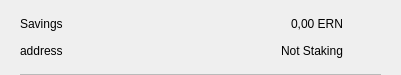
<?xml version="1.0" encoding="UTF-8"?>
<ui version="4.0">
 <class>CSRow</class>
 <widget class="QWidget" name="CSRow">
  <property name="geometry">
   <rect>
    <x>0</x>
    <y>0</y>
    <width>401</width>
    <height>75</height>
   </rect>
  </property>
  <property name="windowTitle">
   <string>Form</string>
  </property>
  <layout class="QVBoxLayout" name="verticalLayout">
   <property name="spacing">
    <number>0</number>
   </property>
   <property name="leftMargin">
    <number>20</number>
   </property>
   <property name="topMargin">
    <number>10</number>
   </property>
   <property name="rightMargin">
    <number>20</number>
   </property>
   <property name="bottomMargin">
    <number>0</number>
   </property>
   <item>
    <widget class="QWidget" name="info" native="true">
     <property name="minimumSize">
      <size>
       <width>0</width>
       <height>0</height>
      </size>
     </property>
     <layout class="QHBoxLayout" name="horizontalLayout_3">
      <property name="leftMargin">
       <number>0</number>
      </property>
      <property name="topMargin">
       <number>0</number>
      </property>
      <property name="rightMargin">
       <number>0</number>
      </property>
      <property name="bottomMargin">
       <number>10</number>
      </property>
      <item>
       <widget class="QWidget" name="container" native="true">
        <property name="minimumSize">
         <size>
          <width>0</width>
          <height>0</height>
         </size>
        </property>
        <layout class="QVBoxLayout" name="verticalLayout_2">
         <property name="spacing">
          <number>0</number>
         </property>
         <property name="leftMargin">
          <number>0</number>
         </property>
         <property name="topMargin">
          <number>0</number>
         </property>
         <property name="rightMargin">
          <number>0</number>
         </property>
         <property name="bottomMargin">
          <number>0</number>
         </property>
         <item>
          <layout class="QHBoxLayout" name="horizontalLayout">
           <item>
            <widget class="QLabel" name="labelName">
             <property name="toolTip">
              <string notr="true"/>
             </property>
             <property name="text">
              <string>Savings</string>
             </property>
            </widget>
           </item>
           <item>
            <spacer name="horizontalSpacer">
             <property name="orientation">
              <enum>Qt::Horizontal</enum>
             </property>
             <property name="sizeHint" stdset="0">
              <size>
               <width>40</width>
               <height>20</height>
              </size>
             </property>
            </spacer>
           </item>
           <item>
            <widget class="QLabel" name="labelAmount">
             <property name="text">
              <string>0,00 ERN</string>
             </property>
            </widget>
           </item>
          </layout>
         </item>
         <item>
          <layout class="QHBoxLayout" name="horizontalLayout_2">
           <item>
            <widget class="QLabel" name="labelAddress">
             <property name="toolTip">
              <string notr="true"/>
             </property>
             <property name="text">
              <string>address</string>
             </property>
            </widget>
           </item>
           <item>
            <spacer name="horizontalSpacer_2">
             <property name="orientation">
              <enum>Qt::Horizontal</enum>
             </property>
             <property name="sizeHint" stdset="0">
              <size>
               <width>40</width>
               <height>20</height>
              </size>
             </property>
            </spacer>
           </item>
           <item>
            <widget class="QLabel" name="labelStaking">
             <property name="text">
              <string>Not Staking</string>
             </property>
            </widget>
           </item>
          </layout>
         </item>
        </layout>
       </widget>
      </item>
      <item alignment="Qt::AlignHCenter|Qt::AlignVCenter">
       <widget class="QPushButton" name="pushButtonMenu">
        <property name="minimumSize">
         <size>
          <width>24</width>
          <height>24</height>
         </size>
        </property>
        <property name="maximumSize">
         <size>
          <width>32</width>
          <height>32</height>
         </size>
        </property>
        <property name="focusPolicy">
         <enum>Qt::NoFocus</enum>
        </property>
        <property name="styleSheet">
         <string notr="true">border:none; background-color:transparent;</string>
        </property>
        <property name="text">
         <string/>
        </property>
        <property name="icon">
         <iconset>
          <normaloff>://ic-menu-hover</normaloff>://ic-menu-hover</iconset>
        </property>
        <property name="iconSize">
         <size>
          <width>24</width>
          <height>24</height>
         </size>
        </property>
       </widget>
      </item>
     </layout>
    </widget>
   </item>
   <item>
    <widget class="QLabel" name="lblDivisory">
     <property name="minimumSize">
      <size>
       <width>0</width>
       <height>1</height>
      </size>
     </property>
     <property name="maximumSize">
      <size>
       <width>16777215</width>
       <height>1</height>
      </size>
     </property>
     <property name="styleSheet">
      <string notr="true">background-color:#bababa;</string>
     </property>
     <property name="text">
      <string/>
     </property>
     <property name="alignment">
      <set>Qt::AlignBottom|Qt::AlignLeading|Qt::AlignLeft</set>
     </property>
    </widget>
   </item>
  </layout>
 </widget>
 <resources/>
 <connections/>
</ui>
